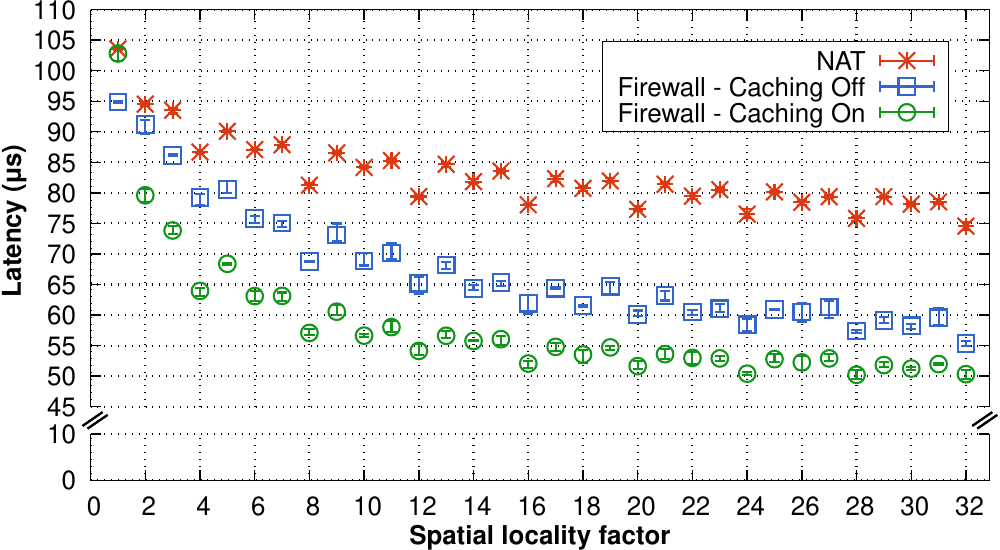

This figure's gnuplot source:
#!/usr/bin/gnuplot
load "../../common.plot"

font_type = "Helvetica,28"
font_type_bold = "Helvetica-Bold,28"

set terminal pdf dl 1.5 enhanced dashed size 10.0, 5.5 font font_type
set output "nfs-cascade-latency.pdf"

set style fill solid 2 border lt -1
set datafile separator " "
set style data errorbars

### Variables
points_lw = 3
points_size = 2.0
line_width = 2

max_ordering = 32.0
x_offset = 0.85
min_y_bot = 0
max_y_bot = 10
min_y_top = 45
max_y_top = 110
y_scale = 1

### Input files
input_file_firewall_caching_off = "data/firewall-caching-off/latency.stats"
input_file_firewall_caching_on = "data/firewall-caching-on/latency.stats"
input_file_nat = "data/nat/latency.stats"

### Margins
bm_bottom = 0.126
tm_bottom = 0.21
bm_top = 0.26
tm_top = 0.984
lm = 0.09
rm = 0.99

# Set the x-axis cut points
set arrow from screen lm-0.008,tm_bottom+0.015 to screen lm+0.012,tm_bottom+0.040 nohead linewidth 3
set arrow from screen lm-0.003,tm_bottom+0.010 to screen lm+0.017,tm_bottom+0.035 nohead linewidth 3
set arrow from screen rm-0.017,tm_bottom+0.015 to screen rm+0.003,tm_bottom+0.040 nohead linewidth 3
set arrow from screen rm-0.012,tm_bottom+0.010 to screen rm+0.008,tm_bottom+0.035 nohead linewidth 3

set multiplot layout 1,2 columnsfirst upwards

####### Plot 1
x1 = -1.5
x2 = 34
y1 = min_y_bot
y2 = max_y_bot

# Margins
set bmargin at screen bm_bottom
set tmargin at screen tm_bottom
set lmargin at screen lm
set rmargin at screen rm

# Leave the right border open
set border 1+2+8 lw 2

# X-axis
set xlabel "Spatial locality factor"
set xlabel font font_type_bold
set xlabel offset 0,0.41
set xrange [0:max_ordering + x_offset]
set xtics nomirror 2

# Y-axis
set yrange [y1:y2]
set ytics mirror 10

# Grid
set grid xtics lw 3.0 lt 0
set grid ytics lw 3.0 lt 0

# Legend
unset key

# No data here
plot \
	1/0 ls 6 dt 4 notitle

####### Plot 2
x1 = -1.5
x2 = 34
y3 = min_y_top
y4 = max_y_top

# Margins
set bmargin at screen bm_top
set tmargin at screen tm_top
set lmargin at screen lm
set rmargin at screen rm

# Leave the right border open
set border 2+4+8 lw 2

# X-axis
unset xlabel
unset xtics
set x2tics border in scale 1,0.5 norotate autojustify nomirror
set x2range [0:max_ordering + x_offset]
set x2tics nomirror 2

# Y-axis
set ylabel "{/Helvetica:Bold Latency (μs)}"
set ylabel offset 1.15,-0.5
set ytics border in scale 1,0.5 norotate mirror
set ytics mirror 5
set yrange [y3:y4]

# Grid
set grid x2tics lw 3.0 lt 0
set grid y2tics lw 3.0 lt 0

# Legend
set key outside opaque bottom Right title
set border back
set key box linestyle 1 lt rgb(black)
set key font ",28.0"
set key vertical maxrows 3
set key width -3.8
set key height 0.5
set key samplen 3.0
set key at 31.35, 90.0

### Linestyles
set style line 1 pointtype 3 pointsize points_size linewidth points_lw lt rgb(darkred)
set style line 2 pointtype 4 pointsize points_size linewidth points_lw lt rgb(darkblue)
set style line 3 pointtype 6 pointsize points_size linewidth points_lw lt rgb(darkgreen)

plot \
	input_file_nat                  using ($1):($3/y_scale):($2/y_scale):($4/y_scale) with errorbars ls 1 title "NAT",\
	input_file_firewall_caching_off using ($1):($3/y_scale):($2/y_scale):($4/y_scale) with errorbars ls 2 title "Firewall - Caching Off",\
	input_file_firewall_caching_on  using ($1):($3/y_scale):($2/y_scale):($4/y_scale) with errorbars ls 3 title "Firewall - Caching On"

unset multiplot
